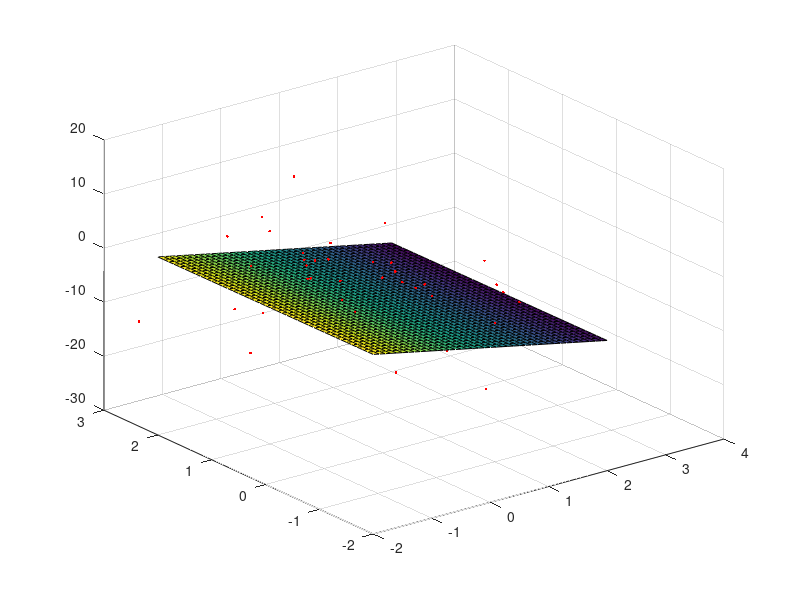

Write the MATLAB code that produced this figure.
clear;
% load the date
load('dataQuadReg2D_noisy.txt');
% plot it
figure(1);clf;hold on; %clf:clean the plot  hold on: keep the plot not change
plot3(dataQuadReg2D_noisy(:,1),dataQuadReg2D_noisy(:,2),dataQuadReg2D_noisy(:,3),'r.');%plot 3 clomns
% decompose in input X and output Y
n = size(dataQuadReg2D_noisy,1);
X = dataQuadReg2D_noisy(:,1:2);%X belongs to R2
Y = dataQuadReg2D_noisy(:,3);
% prepend 1s to inputs
X = [ones(n,1),X]; %ones(a,b)ROW=a CLOMN=b value=1
% compute optimal beta
lambda=0;
beta_1=eye(2,2);
beta_1=[zeros(2,1),beta_1];%insert colomn
beta_1=[zeros(1,3);beta_1];%insert row
beta = inv(X'*X-lambda*beta_1)*X'*Y; %inv: get inversed matrix  X':transposed matrix
% display the function
[a b] = meshgrid(-2:.1:2,-2:.1:2);%net matrix generated 
Xgrid = [ones(length(a(:)),1),a(:),b(:)];
Ygrid = Xgrid*beta;
Ygrid = reshape(Ygrid,size(a));%build a new matrix with same diminsion of a, put the Ygrid value in
h = surface(a,b,Ygrid);
view(3);%set 3d viewing angle
grid on;%open net grid